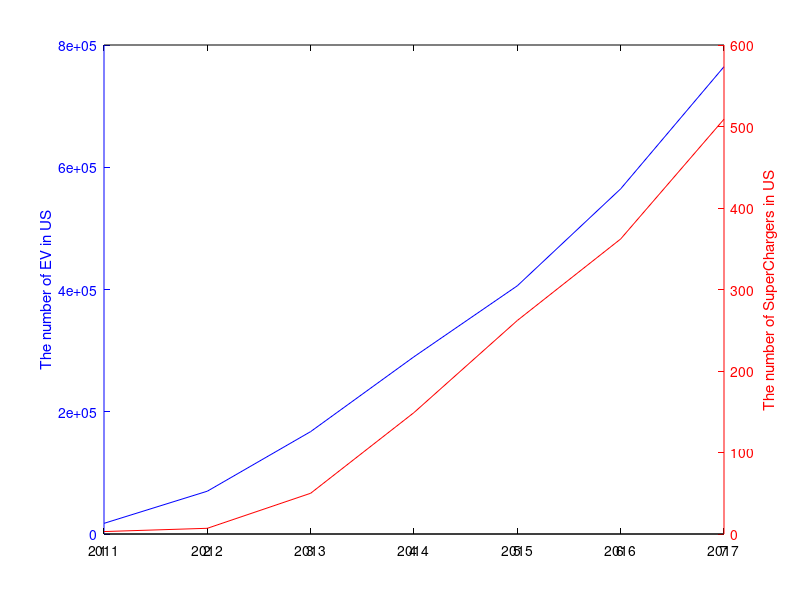

The MATLAB source for this figure:
a = [17425 , 52607 , 97507 ,122438 , 116099 , 158614 , 199826];
b = cumsum(a);
s = [3,7,50,149,262,362,509];
x=1:7;

[AX,H1,H2] = plotyy(x,b,x,s,'plot');

set(AX(1),'XColor','k','YColor','b');
set(AX(2),'XColor','k','YColor','r');

HH1=get(AX(1),'Ylabel');
set(HH1,'String','The number of EV in US');
set(HH1,'color','b');

HH2=get(AX(2),'Ylabel');
set(HH2,'String','The number of SuperChargers in US');
set(HH2,'color','r');

set(H1,'LineStyle','-');
set(H1,'color','b');
set(H2,'LineStyle','-');
set(H2,'color','r');

set(gca,'xtick',[1:7]);
set(gca,'xticklabel',['2011';'2012';'2013';'2014';'2015';'2016';'2017'])
